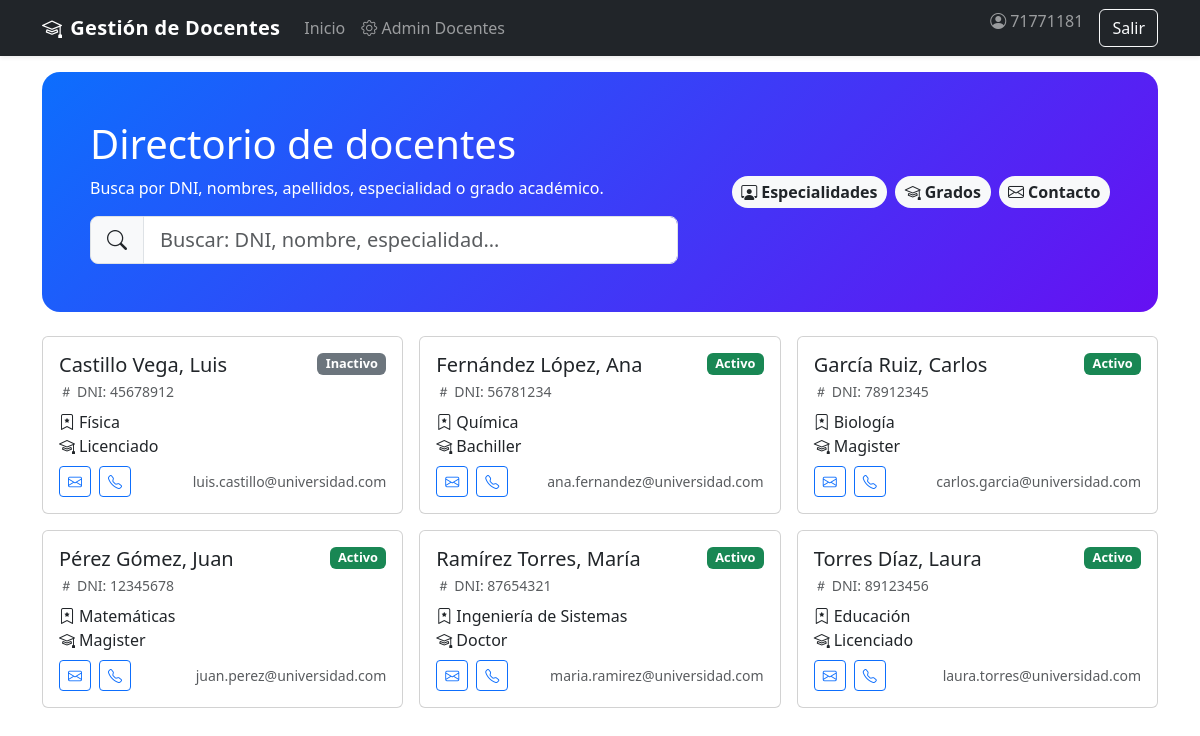
/index.php (signed in), run on the app's committed database.
### tables this page shows
CREATE TABLE IF NOT EXISTS docentes (
    id_docente INT AUTO_INCREMENT PRIMARY KEY,
    dni VARCHAR(15) NOT NULL UNIQUE,
    nombres VARCHAR(100) NOT NULL,
    apellidos VARCHAR(100) NOT NULL,
    correo VARCHAR(100) UNIQUE,
    telefono VARCHAR(20),
    especialidad VARCHAR(100),
    grado_academico ENUM('Bachiller', 'Licenciado', 'Magister', 'Doctor') DEFAULT 'Licenciado',
    estado ENUM('Activo', 'Inactivo') DEFAULT 'Activo',
    fecha_registro TIMESTAMP DEFAULT CURRENT_TIMESTAMP
);

### src/library/Controller.php (called while the page is built, shortened)
<?php
abstract class Controller {
    protected function view(string $tpl, array $data = []): void {
        extract($data);
        $base = __DIR__ . '/../view/';
        $file = $base . $tpl . '.php';
        include $base . 'partials/header.php';
        include $file;
        include $base . 'partials/footer.php';
    }
}

### src/control/HomeController.php (called while the page is built)
<?php
final class HomeController extends Controller {
    public function indexAction(): void {
        $docentes = Docente::todos();
        $this->view('home/index', compact('docentes'));
    }
}

### index.php (called while the page is built, shortened)
<?php
require_once __DIR__ . '/src/library/Controller.php';
$a = strtolower($_GET['a'] ?? 'index');
$action = $a . 'Action';
try {
    $controller = new $controllerClass();
    $controller->$action();
} catch (Throwable $e) {
    http_response_code(500);
    $message = (defined('APP_DEBUG') && APP_DEBUG) ? $e->getMessage() : 'Ocurrió un error interno.';
    include __DIR__ . '/src/view/errors/500.php';
}

### src/model/Docente.php (called while the page is built, shortened)
<?php
final class Docente {
    public static function todos(): array {
        $db = Conexion::connect();
        $res = $db->query('SELECT * FROM docentes ORDER BY apellidos, nombres');
        return $res ? $res->fetch_all(MYSQLI_ASSOC) : [];
    }
}

### src/view/home/index.php (the view, shortened to what this page needs)
<div class="hero p-4 p-md-5 mb-4">
  <div class="row align-items-center g-3">
    <div class="col-lg-7">
      <h1 class="display-6 mb-2">Directorio de docentes</h1>
      <p class="mb-3">Busca por DNI, nombres, apellidos, especialidad o grado académico.</p>
      <div class="input-group input-group-lg">
        <span class="input-group-text"><i class="bi bi-search"></i></span>
        <input id="searchDocentes" type="text" class="form-control" placeholder="Buscar: DNI, nombre, especialidad…">
      </div>
    </div>
    <div class="col-lg-5 text-lg-end">
      <div class="d-flex gap-2 justify-content-lg-end">
        <span class="chip bg-light text-dark"><i class="bi bi-person-workspace me-1"></i>Especialidades</span>
        <span class="chip bg-light text-dark"><i class="bi bi-mortarboard me-1"></i>Grados</span>
        <span class="chip bg-light text-dark"><i class="bi bi-envelope me-1"></i>Contacto</span>
      </div>
    </div>
  </div>
</div>
<div class="row g-3" id="cardsDocentes">
  <?php foreach ($docentes as $d):
    $estadoCls = ($d['estado'] === 'Activo') ? 'success' : 'secondary';
    $telLink = !empty($d['telefono']) ? 'tel:' . preg_replace('/[^0-9+]/','', $d['telefono']) : '';
    $mailLink = !empty($d['correo']) ? 'mailto:' . htmlspecialchars($d['correo']) : '';
  ?>
    <div class="col-12 col-sm-6 col-lg-4"
         data-dni="<?= htmlspecialchars($d['dni']) ?>"
         data-nombres="<?= htmlspecialchars($d['nombres']) ?>"
         data-apellidos="<?= htmlspecialchars($d['apellidos']) ?>"
         data-especialidad="<?= htmlspecialchars($d['especialidad']) ?>"
         data-grado="<?= htmlspecialchars($d['grado_academico']) ?>">
      <div class="card h-100">
        <div class="card-body d-flex flex-column">
          <div class="d-flex align-items-start justify-content-between mb-1">
            <h5 class="card-title mb-0 pe-2">
              <?= htmlspecialchars($d['apellidos'] . ', ' . $d['nombres']) ?>
            </h5>
            <span class="badge badge-status bg-<?= $estadoCls ?>"><?= htmlspecialchars($d['estado']) ?></span>
          </div>
          <small class="text-muted d-block mb-2">
            <i class="bi bi-hash me-1"></i>DNI: <?= htmlspecialchars($d['dni']) ?>
          </small>
          <p class="card-text mb-2" style="min-height:3rem;">
            <i class="bi bi-bookmark-star me-1"></i><?= htmlspecialchars($d['especialidad']) ?>
            <br/>
            <i class="bi bi-mortarboard me-1"></i><?= htmlspecialchars($d['grado_academico']) ?>
          </p>
          <div class="mt-auto d-flex align-items-center justify-content-between">
            <div class="d-flex gap-2">
              <?php if ($mailLink): ?>
                <a class="btn btn-sm btn-outline-primary" href="<?= $mailLink ?>"><i class="bi bi-envelope"></i></a>
              <?php endif; ?>
              <?php if ($telLink): ?>
                <a class="btn btn-sm btn-outline-primary" href="<?= $telLink ?>"><i class="bi bi-telephone"></i></a>
              <?php endif; ?>
            </div>
            <span class="text-muted small"><?= htmlspecialchars($d['correo']) ?></span>
          </div>
        </div>
      </div>
    </div>
  <?php endforeach; ?>
</div>

### src/view/partials/header.php (style rules this page uses)
:root { --brand:#0d6efd; --brand-2:#6610f2; }
body { padding-top: 72px; }
.card { transition: transform .15s ease, box-shadow .15s ease; }
.hero { background: linear-gradient(135deg,var(--brand) 0%, var(--brand-2) 100%); color:#fff; border-radius: 18px; }
.chip { border-radius: 999px; padding: .25rem .6rem; font-weight:600; }
.badge-status { font-size: .8rem; }

### data on the page
docentes: apellidos+nombres "Castillo Vega, Luis", estado "Inactivo", dni "45678912", especialidad "Física", grado_academico "Licenciado", correo "luis.castillo@universidad.com"
docentes: apellidos+nombres "Fernández López, Ana", estado "Activo", dni "56781234", especialidad "Química", grado_academico "Bachiller", correo "ana.fernandez@universidad.com"
docentes: apellidos+nombres "García Ruiz, Carlos", estado "Activo", dni "78912345", especialidad "Biología", grado_academico "Magister", correo "carlos.garcia@universidad.com"
docentes: apellidos+nombres "Pérez Gómez, Juan", estado "Activo", dni "12345678", especialidad "Matemáticas", grado_academico "Magister", correo "juan.perez@universidad.com"
docentes: apellidos+nombres "Ramírez Torres, María", estado "Activo", dni "87654321", especialidad "Ingeniería de Sistemas", grado_academico "Doctor", correo "maria.ramirez@universidad.com"
docentes: apellidos+nombres "Torres Díaz, Laura", estado "Activo", dni "89123456", especialidad "Educación", grado_academico "Licenciado", correo "laura.torres@universidad.com"

### other printed values
$appName "Gestión de Docentes"
$usuario['usuario'] "71771181"
